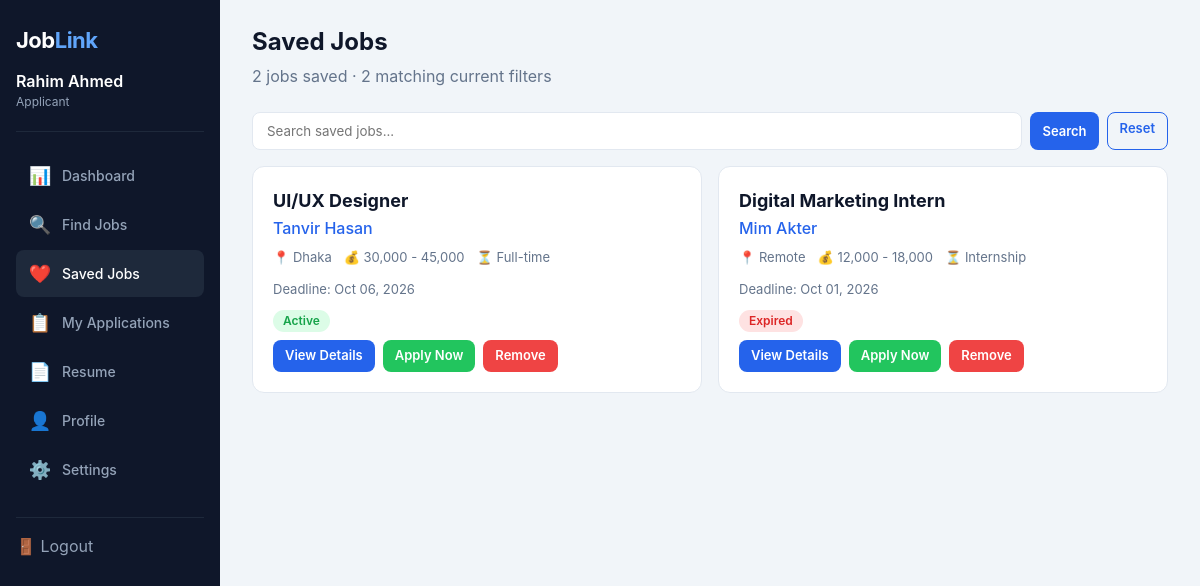
/?role=applicant&page=saved-jobs (signed in), run on the app's committed database.
### tables this page shows
CREATE TABLE jobs (
 id INT AUTO_INCREMENT PRIMARY KEY,
 employer_id INT NOT NULL,
 category_id INT DEFAULT NULL,
 title VARCHAR(180) NOT NULL,
 type ENUM('Full-time','Part-time','Internship','Remote') DEFAULT 'Full-time',
 workplace ENUM('Office','Remote','Hybrid') DEFAULT 'Office',
 location VARCHAR(160) NOT NULL,
 vacancy INT DEFAULT 1,
 salary_min DECIMAL(12,2) DEFAULT NULL,
 salary_max DECIMAL(12,2) DEFAULT NULL,
 education TEXT,
 experience TEXT,
 skills TEXT,
 description TEXT NOT NULL,
 responsibilities TEXT,
 benefits TEXT,
 deadline DATE NOT NULL,
 status ENUM('draft','active','closed','expired') DEFAULT 'active',
 created_at TIMESTAMP DEFAULT CURRENT_TIMESTAMP,
 CONSTRAINT fk_job_employer FOREIGN KEY (employer_id) REFERENCES users(id) ON DELETE CASCADE,
 CONSTRAINT fk_job_category FOREIGN KEY (category_id) REFERENCES categories(id) ON DELETE SET NULL
);

CREATE TABLE users (
 id INT AUTO_INCREMENT PRIMARY KEY,
 name VARCHAR(120) NOT NULL,
 email VARCHAR(150) NOT NULL UNIQUE,
 phone VARCHAR(30) DEFAULT NULL,
 password VARCHAR(255) NOT NULL,
 role ENUM('applicant','employer','admin') NOT NULL,
 status ENUM('active','pending','suspended','inactive') DEFAULT 'active',
 created_at TIMESTAMP DEFAULT CURRENT_TIMESTAMP
);

### pages/applicant/saved-jobs.php (the view, shortened to what this page needs)
<?php
require_once __DIR__ . '/../../config.php';
$user_id = get_user_id();
$db = getDB();
$saved = $db->prepare("
    SELECT j.*, u.name as employer_name
    FROM saved_jobs sj
    JOIN jobs j ON sj.job_id = j.id
    JOIN users u ON j.employer_id = u.id
    WHERE sj.applicant_id = ?
    ORDER BY sj.created_at DESC
")->execute([$user_id])->fetchAll();
$html = '';
foreach ($saved as $job) {
    $is_expired = strtotime($job['deadline']) < time();
    $status_badge = $is_expired ? '<span class="badge badge-rejected">Expired</span>' : '<span class="badge badge-active">Active</span>';
    $job_id = (int)$job['id'];
    $html .= "
    <div class='job-card'>
        <div class='title'>" . htmlspecialchars($job['title']) . "</div>
        <div class='company'>" . htmlspecialchars((string)$job['employer_name']) . "</div>
        <div class='meta'>
            <span>📍 " . htmlspecialchars((string)$job['location']) . "</span>
            <span>💰 " . ($job['salary_min'] ? number_format($job['salary_min']) . ' - ' . number_format($job['salary_max']) : 'Negotiable') . "</span>
            <span>⏳ " . htmlspecialchars((string)$job['type']) . "</span>
        </div>
        <div style='font-size:13px;color:#64748b;margin:8px 0;'>
            Deadline: " . date('M d, Y', strtotime($job['deadline'])) . "
        </div>
        {$status_badge}
        <div style='margin-top:8px;display:flex;gap:8px;flex-wrap:wrap;'>
            <a href='?role=applicant&page=job-details&id=$job_id' class='btn btn-primary btn-sm'>View Details</a>
            <a href='?role=applicant&page=job-details&id=$job_id&apply=1' class='btn btn-success btn-sm'>Apply Now</a>
            <a href='?role=applicant&page=saved-jobs&remove=$job_id' class='btn btn-danger btn-sm' onclick='return confirm(\"Remove this job from saved list?\")'>Remove</a>
        </div>
    </div>";
}

### public/css/global.css (style rules this page uses)
* { margin:0; padding:0; box-sizing:border-box; }
body { font-family:'Inter', system-ui, -apple-system, sans-serif; background:#f8fafc; color:#0f172a; line-height:1.5; }
a { text-decoration:none; color:inherit; }
.logo { font-size:24px; font-weight:700; color:#2563eb; letter-spacing:-0.5px; }
.logo span { color:#0f172a; }
.btn { display:inline-block; padding:8px 20px; border-radius:8px; font-weight:600; font-size:14px; border:none; cursor:pointer; transition:all .2s; text-align:center; }
.btn-primary { background:#2563eb; color:#fff; }
.btn-outline { background:transparent; color:#2563eb; border:1.5px solid #2563eb; }
.btn-sm { padding:4px 12px; font-size:12px; }
.btn-success { background:#22c55e; color:#fff; }
.btn-danger { background:#ef4444; color:#fff; }
input, select, textarea, button { font-family:inherit; }
.page-sub { color:#64748b; margin-bottom:24px; }
.job-card { background:#fff; border:1px solid #e2e8f0; border-radius:12px; padding:20px; transition:all .2s; }
.job-card .title { font-size:18px; font-weight:700; }
.job-card .company { color:#2563eb; font-weight:500; margin:2px 0 6px; }
.job-card .meta { display:flex; flex-wrap:wrap; gap:12px; font-size:13px; color:#64748b; margin:8px 0 12px; }
.badge { display:inline-block; padding:2px 10px; border-radius:12px; font-size:12px; font-weight:600; }
.badge-active { background:#dcfce7; color:#16a34a; }
.badge-rejected { background:#fee2e2; color:#dc2626; }

### public/css/applicant.css (style rules this page uses)
* { margin:0; padding:0; box-sizing:border-box; }
body { font-family:'Inter',system-ui,sans-serif; background:#f1f5f9; }
.dash-wrapper { display:flex; min-height:100vh; }
.dash-sidebar { width:220px; background:#0f172a; color:#cbd5e1; padding:24px 16px; flex-shrink:0; height:100vh; position:sticky; top:0; overflow-y:auto; }
.dash-sidebar .logo { color:#fff; font-size:22px; margin-bottom:24px; }
.dash-sidebar .logo span { color:#60a5fa; }
.dash-sidebar .user-info { padding:12px 0 20px; border-bottom:1px solid #1e293b; margin-bottom:20px; }
.dash-sidebar .user-info .name { font-weight:600; color:#fff; }
.dash-sidebar .user-info .role { font-size:12px; color:#94a3b8; }
.dash-sidebar .nav-item { display:flex; align-items:center; gap:10px; padding:10px 12px; border-radius:8px; color:#94a3b8; font-size:14px; font-weight:500; transition:all .2s; cursor:pointer; margin-bottom:2px; }
.dash-sidebar .nav-item:hover, .dash-sidebar .nav-item.active { background:#1e293b; color:#fff; }
.dash-sidebar .nav-item .icon { font-size:18px; width:24px; text-align:center; }
.dash-sidebar .logout { display:block; margin-top:24px; border-top:1px solid #1e293b; padding-top:16px; color:#94a3b8; cursor:pointer; text-decoration:none; }
.dash-main { flex:1; padding:24px 32px; overflow-x:auto; }
.dash-main .page-title { font-size:24px; font-weight:700; margin-bottom:4px; }
.dash-main .page-sub { color:#64748b; margin-bottom:24px; }
.badge { display:inline-block; padding:2px 10px; border-radius:12px; font-size:12px; font-weight:600; }
.badge-rejected { background:#fee2e2; color:#dc2626; }
.badge-active { background:#dcfce7; color:#16a34a; }
.btn-sm { padding:6px 12px; font-size:13px; }

### data on the page
jobs: title "UI/UX Designer", employer.name "Tanvir Hasan", location "Dhaka", salary_min "30,000", salary_max "45,000", type "Full-time", deadline "Oct 06, 2026", shows "Active"
jobs: title "Digital Marketing Intern", employer.name "Mim Akter", location "Remote", salary_min "12,000", salary_max "18,000", type "Internship", deadline "Oct 01, 2026", shows "Expired"
